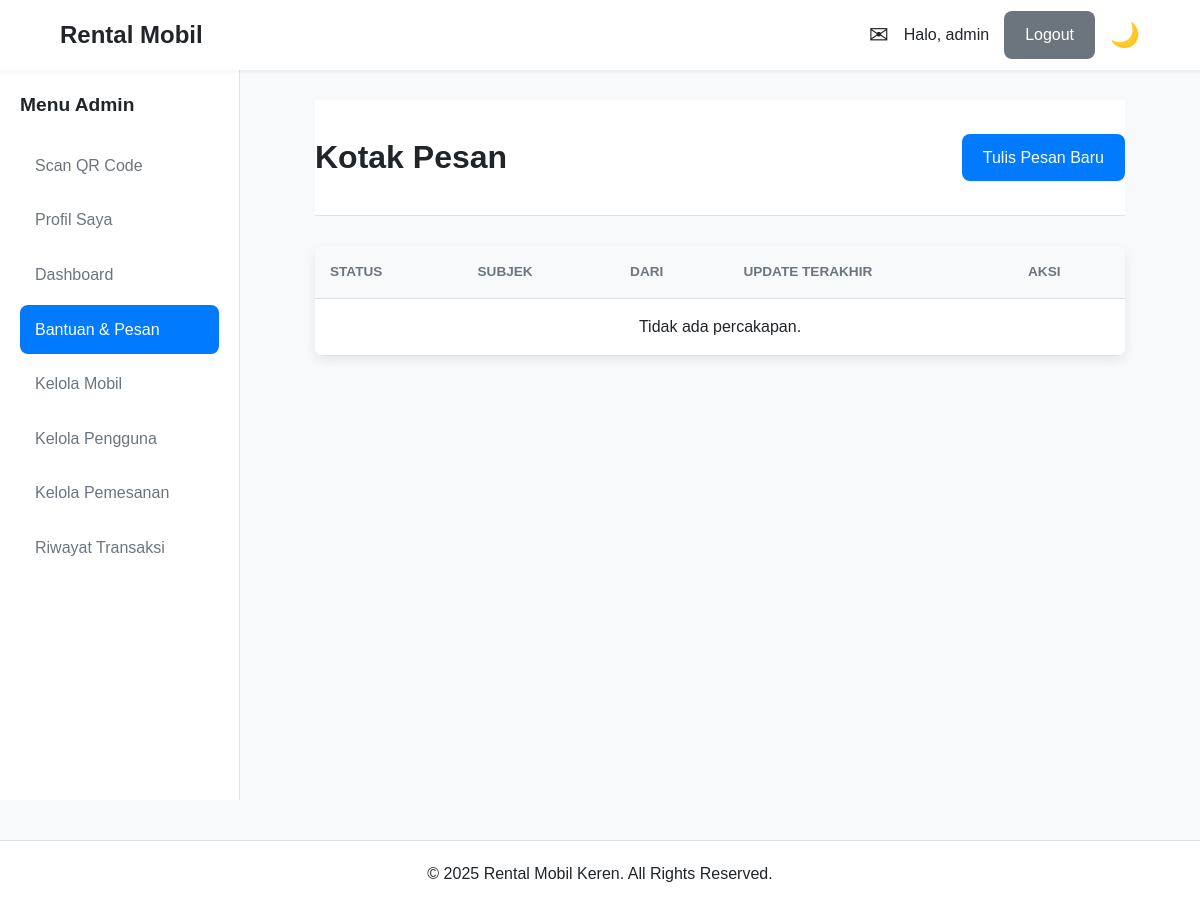
The page /actions/pesan/inbox.php (signed in) on the database as committed earlier.
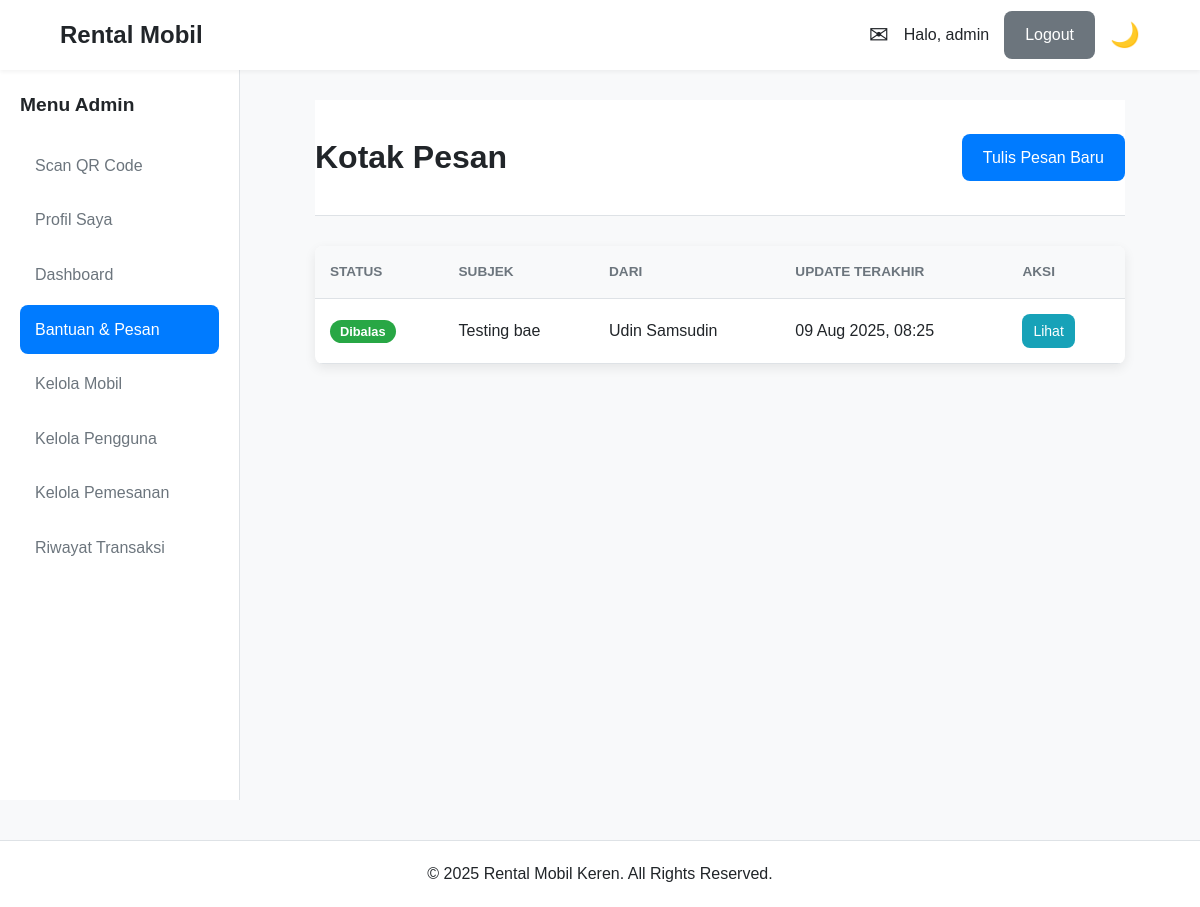
The same page on the database as committed later.
### tables this page shows
CREATE TABLE `pesan_bantuan` (
  `id_pesan` int(11) NOT NULL,
  `id_pengirim` int(11) NOT NULL,
  `id_penerima` int(11) DEFAULT NULL,
  `parent_id` int(11) DEFAULT NULL,
  `subjek` varchar(255) NOT NULL,
  `isi_pesan` text NOT NULL,
  `waktu_kirim` timestamp NOT NULL DEFAULT current_timestamp(),
  `status_pesan` enum('Belum Dibaca','Sudah Dibaca','Dibalas') NOT NULL DEFAULT 'Belum Dibaca',
  `updated_at` timestamp NOT NULL DEFAULT current_timestamp() ON UPDATE current_timestamp()
);

CREATE TABLE `pengguna` (
  `id_pengguna` int(11) NOT NULL,
  `username` varchar(50) NOT NULL,
  `password` varchar(255) NOT NULL,
  `nama_lengkap` varchar(100) NOT NULL,
  `nik` varchar(16) DEFAULT NULL,
  `foto_ktp` varchar(255) DEFAULT NULL,
  `email` varchar(100) NOT NULL,
  `no_telp` varchar(15) NOT NULL,
  `alamat` text DEFAULT NULL,
  `role` enum('Admin','Karyawan','Pelanggan') NOT NULL DEFAULT 'Pelanggan',
  `created_at` timestamp NOT NULL DEFAULT current_timestamp()
);

### actions/pesan/inbox.php (the view, shortened to what this page needs)
<?php
require_once '../../includes/config.php';
require_once '../../includes/header.php';
$id_pengguna_session = $_SESSION['id_pengguna'];
$role_session = $_SESSION['role'];
try {
    $sql = "
        SELECT DISTINCT p_main.*, u_pengirim.nama_lengkap AS nama_pengirim
        FROM pesan_bantuan AS p_main
        JOIN pengguna AS u_pengirim ON p_main.id_pengirim = u_pengirim.id_pengguna
    ";
    $params = [];
    if ($role_session === 'Pelanggan') {
        $sql .= "
            LEFT JOIN pesan_bantuan AS p_reply ON p_main.id_pesan = p_reply.parent_id
            WHERE p_main.parent_id IS NULL
            AND (p_main.id_pengirim = ? OR p_reply.id_penerima = ?)
        ";
        $params[] = $id_pengguna_session;
        $params[] = $id_pengguna_session;
    } else {
        $sql .= " WHERE p_main.parent_id IS NULL";
    }
    $sql .= " ORDER BY p_main.updated_at DESC";
    $stmt = $pdo->prepare($sql);
    $stmt->execute($params);
    $pesan_list = $stmt->fetchAll();
} catch (PDOException $e) { $pesan_list = []; }
?>
<div class="page-header with-action">
    <h1>Kotak Pesan</h1>
    <a href="tulis.php" class="btn btn-primary">Tulis Pesan Baru</a>
</div>
<div class="table-container">
    <table>
        <thead>
            <tr>
                <th>Status</th>
                <th>Subjek</th>
                <?php if (in_array($role_session, ['Admin', 'Karyawan'])): ?>
                    <th>Dari</th>
                <?php endif; ?>
                <th>Update Terakhir</th>
                <th>Aksi</th>
            </tr>
        </thead>
        <tbody>
            <?php if (empty($pesan_list)): ?>
                <tr><td colspan="5" style="text-align:center;">Tidak ada percakapan.</td></tr>
            <?php else: foreach ($pesan_list as $pesan):
                $is_unread = ($pesan['status_pesan'] === 'Belum Dibaca');
            ?>
                <tr style="<?= $is_unread ? 'font-weight: bold;' : '' ?>">
                    <td><span class="status-badge status-<?= strtolower(str_replace(' ', '-', $pesan['status_pesan'])) ?>"><?= $pesan['status_pesan'] ?></span></td>
                    <td><?= htmlspecialchars($pesan['subjek']) ?></td>
                    <?php if (in_array($role_session, ['Admin', 'Karyawan'])): ?>
                        <td><?= htmlspecialchars($pesan['nama_pengirim']) ?></td>
                    <?php endif; ?>
                    <td><?= date('d M Y, H:i', strtotime($pesan['updated_at'])) ?></td>
                    <td><a href="detail.php?id=<?= $pesan['id_pesan'] ?>" class="btn btn-info btn-sm">Lihat</a></td>
                </tr>
            <?php endforeach; endif; ?>
        </tbody>
    </table>
</div>
<?php require_once '../../includes/footer.php'; ?>

Rows that differ between the two databases and show on the page:
added pesan_bantuan: status_pesan "Dibalas", subjek "Testing bae", id_pengirim.nama_lengkap "Udin Samsudin", updated_at "09 Aug 2025, 08:25"
Other text that changed with them:
text no longer shown: "Tidak ada percakapan."
